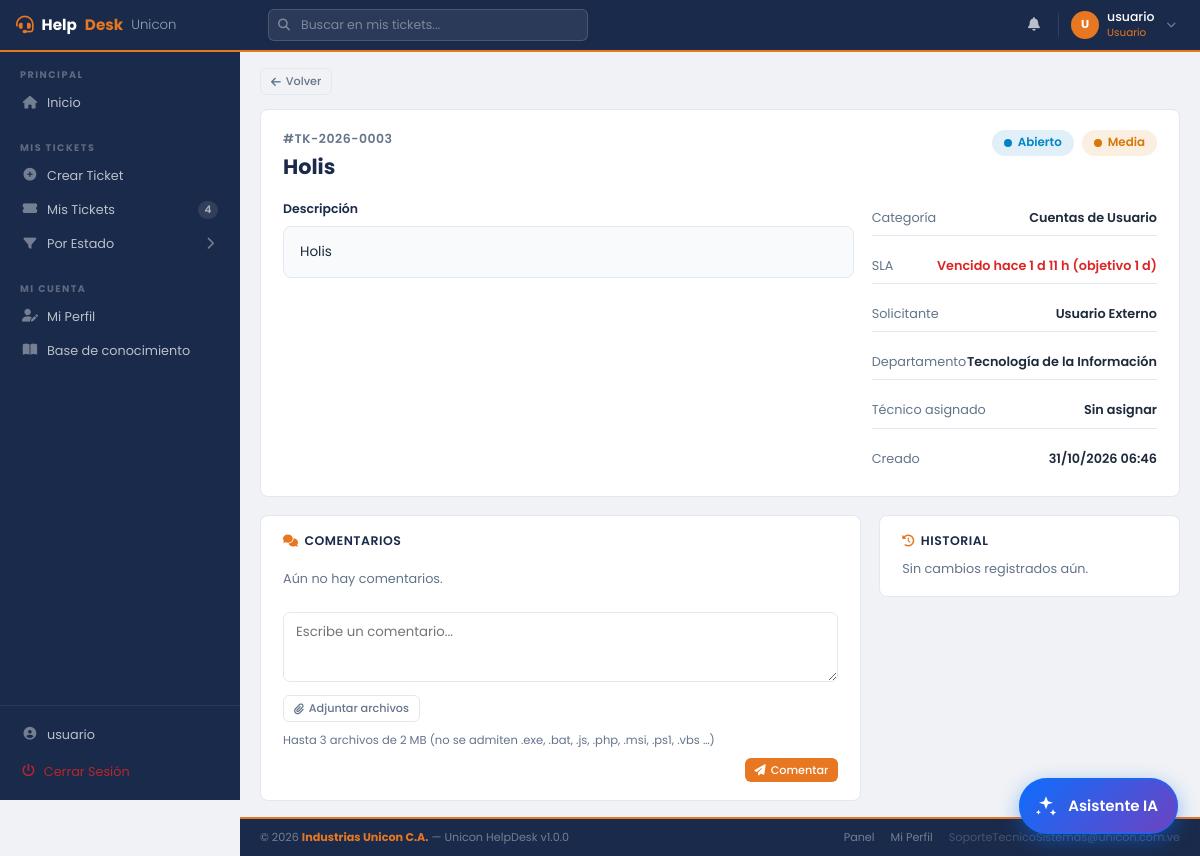
/usuario/ver_ticket.php?id=27 (signed in), run on an earlier commit of the app's database.
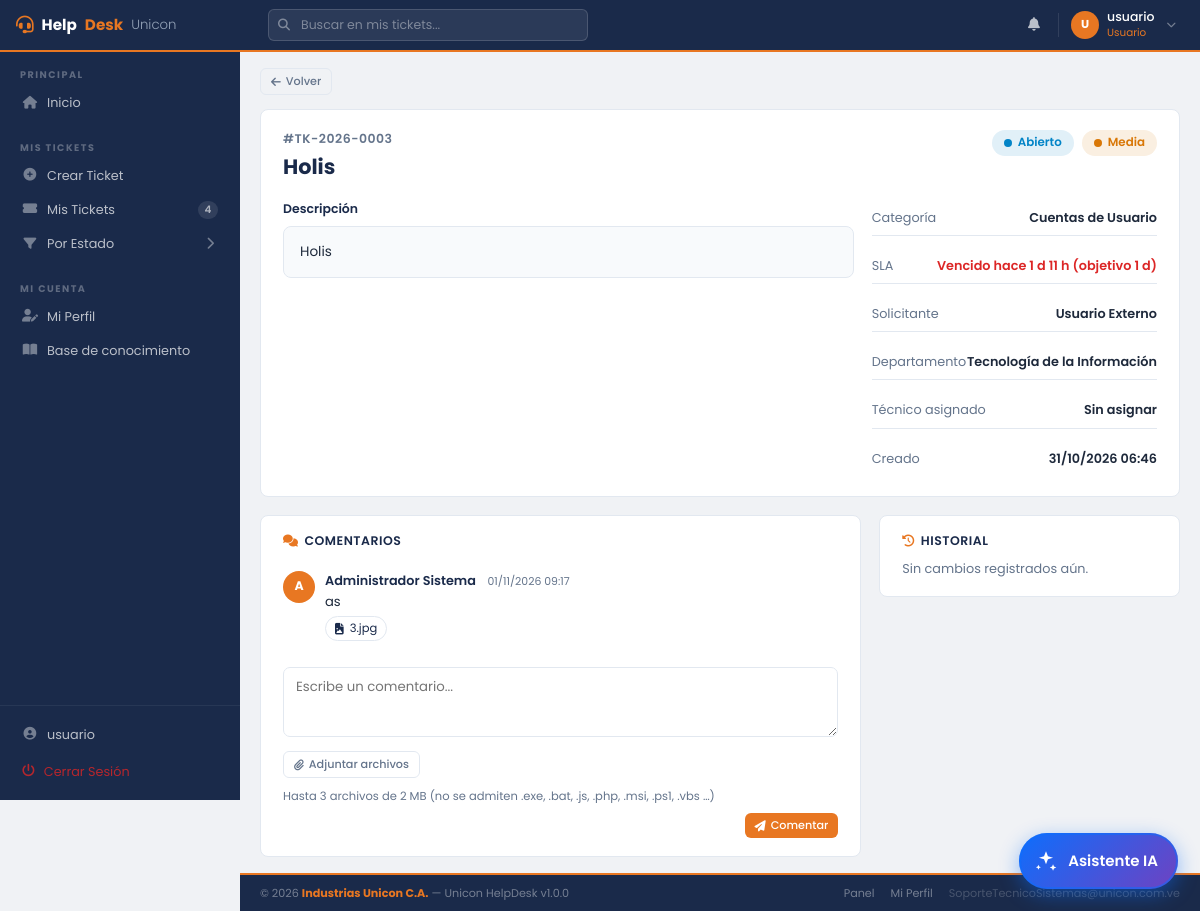
And on a later commit of the database.
### tables this page shows
CREATE TABLE `comentarios` (
  `id_comentario` int(11) NOT NULL AUTO_INCREMENT,
  `id_ticket` int(11) NOT NULL,
  `id_usuario` int(11) NOT NULL,
  `comentario` text NOT NULL,
  `fecha_comentario` datetime NOT NULL DEFAULT current_timestamp(),
  PRIMARY KEY (`id_comentario`),
  KEY `fk_comentario_usuario` (`id_usuario`),
  KEY `fk_comentario_ticket` (`id_ticket`),
  CONSTRAINT `fk_comentario_ticket` FOREIGN KEY (`id_ticket`) REFERENCES `tickets` (`id_tickets`) ON DELETE CASCADE ON UPDATE CASCADE,
  CONSTRAINT `fk_comentario_usuario` FOREIGN KEY (`id_usuario`) REFERENCES `usuarios` (`id_usuario`) ON UPDATE CASCADE
);

CREATE TABLE `usuarios` (
  `id_usuario` int(11) NOT NULL AUTO_INCREMENT,
  `nombres` varchar(100) NOT NULL,
  `apellidos` varchar(100) NOT NULL,
  `correo` varchar(150) NOT NULL,
  `usuario_login` varchar(50) NOT NULL,
  `contraseña` varchar(255) NOT NULL,
  `telefono` varchar(20) DEFAULT NULL,
  `id_departamento` int(11) NOT NULL,
  `id_rol` int(11) NOT NULL DEFAULT 1,
  `estado` enum('activo','inactivo','reposo','pasante','vacaciones','suspendido') NOT NULL DEFAULT 'activo',
  PRIMARY KEY (`id_usuario`),
  UNIQUE KEY `correo` (`correo`),
  UNIQUE KEY `usuario_login` (`usuario_login`),
  KEY `id_departamento` (`id_departamento`),
  KEY `id_rol` (`id_rol`),
  CONSTRAINT `fk_usuario_departamento` FOREIGN KEY (`id_departamento`) REFERENCES `departamentos` (`id_departamento`) ON UPDATE CASCADE,
  CONSTRAINT `fk_usuario_rol` FOREIGN KEY (`id_rol`) REFERENCES `roles` (`id_rol`) ON UPDATE CASCADE
);

CREATE TABLE `adjuntos` (
  `id_adjunto` int(11) NOT NULL AUTO_INCREMENT,
  `id_ticket` int(11) NOT NULL,
  `id_comentario` int(11) DEFAULT NULL,
  `nombre_archivo` varchar(255) NOT NULL,
  `ruta_archivo` varchar(255) NOT NULL,
  `tipo_archivo` varchar(30) NOT NULL,
  `fecha_subida` datetime NOT NULL DEFAULT current_timestamp(),
  PRIMARY KEY (`id_adjunto`),
  KEY `id_ticket` (`id_ticket`),
  KEY `idx_adjuntos_comentario` (`id_comentario`),
  CONSTRAINT `fk_adjunto_ticket` FOREIGN KEY (`id_ticket`) REFERENCES `tickets` (`id_tickets`) ON UPDATE CASCADE
);

### usuario/ver_ticket.php (called while the page is built, shortened)
<?php
include_once '../includes/header2.php';
include_once '../includes/sidebar.php';
include_once '../includes/ticket_detalle.php';
include_once '../includes/footer2.php';

### includes/adjuntos.php (called while the page is built, shortened)
<?php
function adjunto_es_imagen(string $ext): bool {
    return in_array(strtolower($ext), ADJUNTO_EXT_IMAGEN, true);
}
function adjunto_icono(string $ext): string {
    $ext = strtolower($ext);
    if (adjunto_es_imagen($ext))                       return 'fa-file-image';
    return 'fa-file';
}

### includes/ticket_detalle.php (the view, shortened to what the changed rows need)
<?php
require_once '../includes/sla.php';
require_once __DIR__ . '/adjuntos.php';
$id_ticket = (int)($_GET['id'] ?? 0);
$comentarios = $conexion->prepare("
    SELECT co.id_comentario, co.comentario, co.fecha_comentario, u.nombres, u.apellidos, u.id_rol
    FROM comentarios co
    JOIN usuarios u ON co.id_usuario = u.id_usuario
    WHERE co.id_ticket = ?
    ORDER BY co.fecha_comentario ASC
");
$comentarios->bind_param("i", $id_ticket);
$comentarios->execute();
$comentarios = $comentarios->get_result();
$adj_por_comentario = [];
try {
    $qa = $conexion->prepare("SELECT id_adjunto, id_comentario, nombre_archivo, tipo_archivo FROM adjuntos WHERE id_ticket = ? AND id_comentario IS NOT NULL ORDER BY id_adjunto");
    $qa->bind_param("i", $id_ticket); $qa->execute();
    foreach ($qa->get_result() as $fa) $adj_por_comentario[(int)$fa['id_comentario']][] = $fa;
} catch (Throwable $e) {}
?>
<main class="hd-main">
    <div class="hd-grid-detalle">
        <div class="hd-card" style="padding:18px 22px;">
            <div id="lista-comentarios" style="margin-bottom:14px;">
                <?php if ($comentarios->num_rows === 0): ?>
                <div style="color:var(--muted);font-size:0.8rem;padding:10px 0;">Aún no hay comentarios.</div>
                <?php endif; ?>
                <?php while ($c = $comentarios->fetch_assoc()): ?>
                <div class="hd-comentario">
                    <div class="hd-comentario-avatar rol-<?= $c['id_rol'] ?>"><?= strtoupper(substr($c['nombres'], 0, 1)) ?></div>
                    <div>
                        <span class="hd-comentario-nombre"><?= htmlspecialchars($c['nombres'] . ' ' . $c['apellidos']) ?></span>
                        <span class="hd-comentario-fecha"><?= date('d/m/Y H:i', strtotime($c['fecha_comentario'])) ?></span>
                        <div class="hd-comentario-texto"><?= nl2br(htmlspecialchars($c['comentario'])) ?></div>
                        <?php foreach ($adj_por_comentario[(int)$c['id_comentario']] ?? [] as $ac): ?>
                        <a href="../procesos/descargar_adjunto.php?id=<?= (int)$ac['id_adjunto'] ?>" style="display:inline-flex;align-items:center;gap:6px;margin:4px 6px 0 0;padding:3px 9px;border:1px solid var(--borde);border-radius:14px;font-size:.72rem;color:var(--azul);text-decoration:none;">
                            <i class="fas <?= adjunto_icono($ac['tipo_archivo']) ?>"></i> <?= htmlspecialchars($ac['nombre_archivo']) ?>
                        </a>
                        <?php endforeach; ?>
                    </div>
                </div>
                <?php endwhile; ?>
            </div>
        </div>
    </div>
</main>

What changed in the data, as far as the page shows it:
added comentarios: id_usuario.nombres "A", id_usuario.apellidos "Administrador Sistema", fecha_comentario "01/11/2026 09:17", comentario "as"
added adjuntos: nombre_archivo "3.jpg"
Also different on the page:
text no longer shown: "Aún no hay comentarios."
